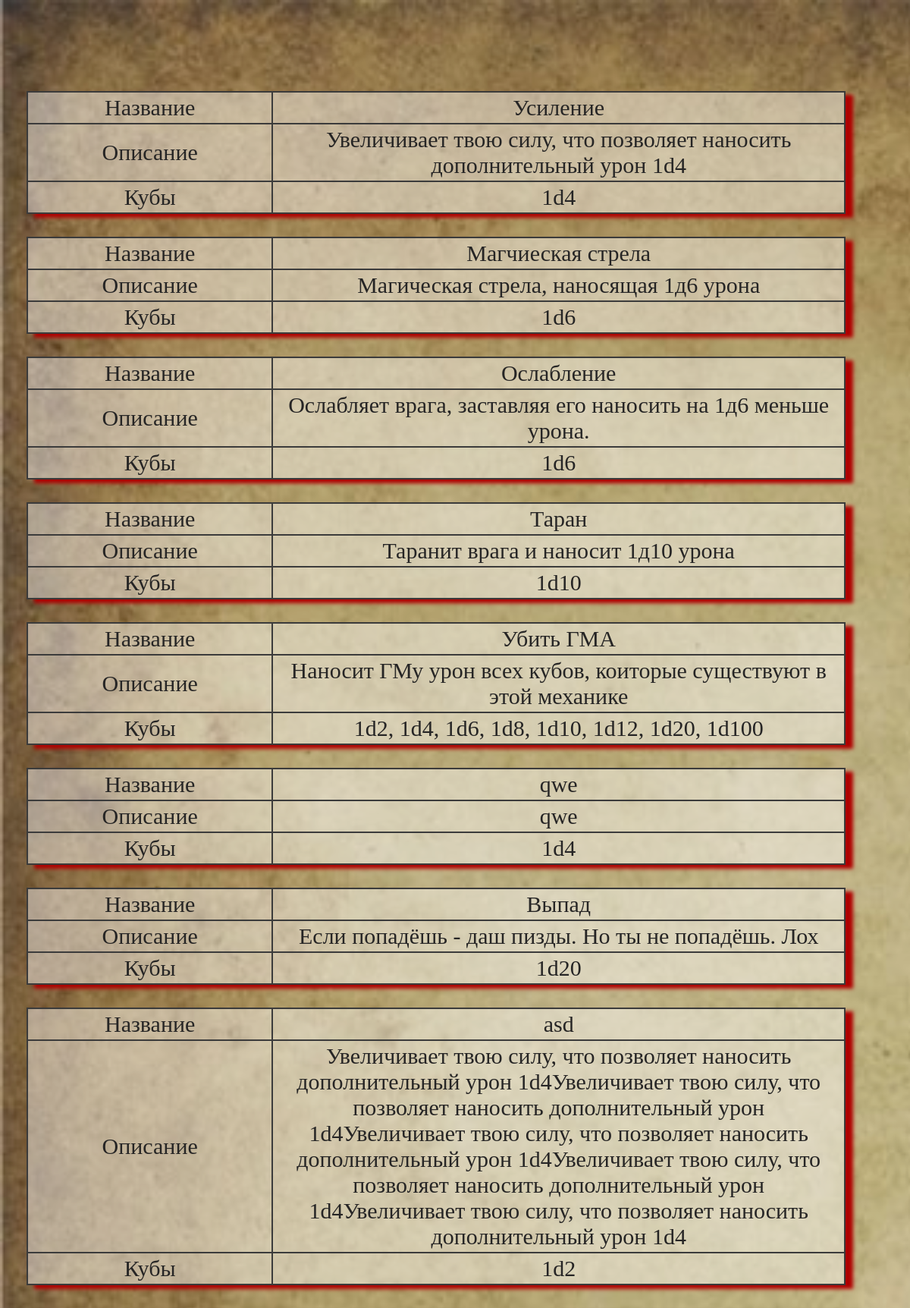
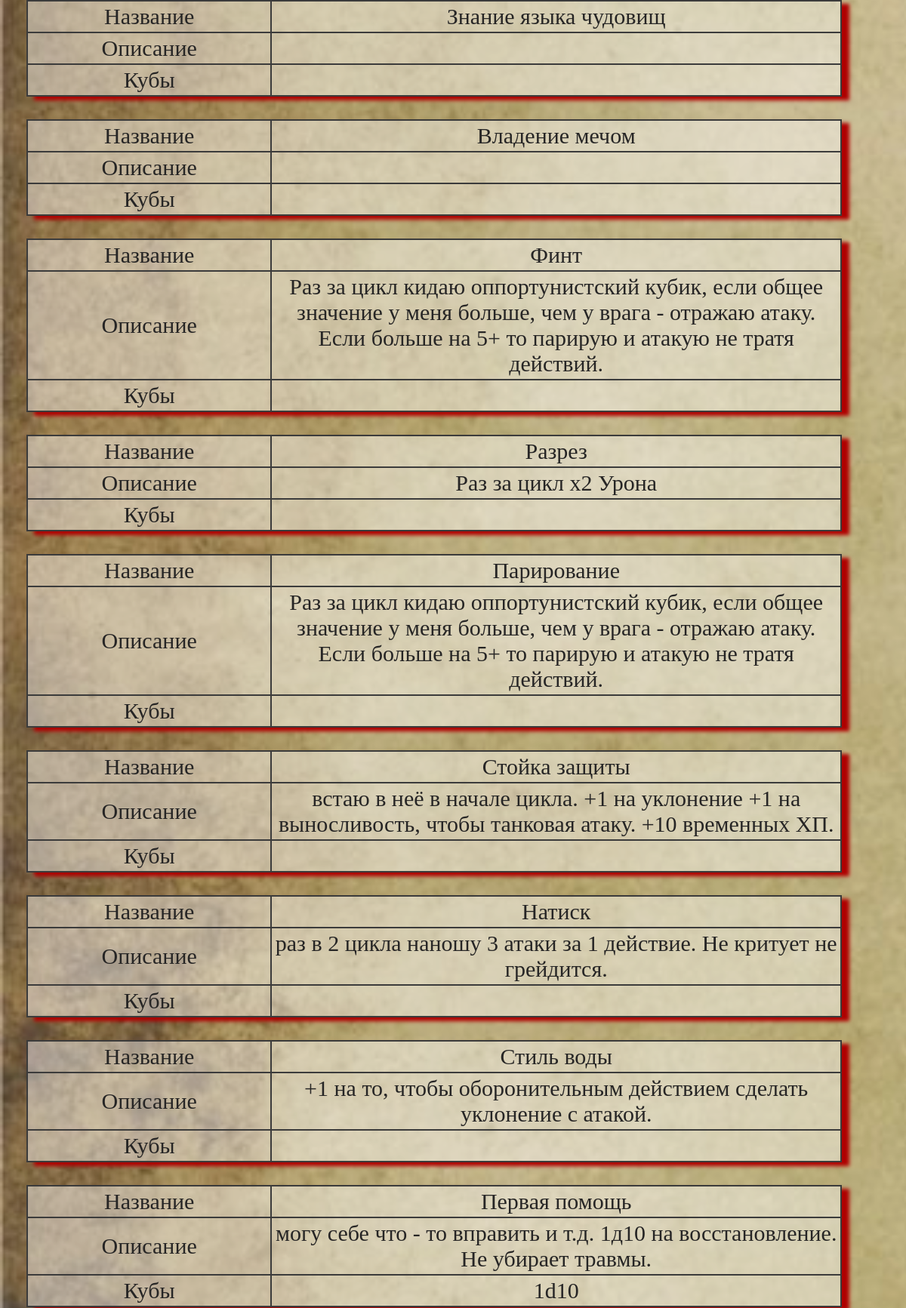
/pages/allAbilities.php (signed in, upper part), run on the app's committed database (2 pictures, top to bottom).
### tables this page shows
CREATE TABLE `abilities` (
  `id` int(11) NOT NULL,
  `userId` int(11) NOT NULL,
  `name` varchar(255) NOT NULL,
  `description` varchar(1000) DEFAULT NULL,
  `dice` varchar(255) DEFAULT NULL
);

### assets/Component/DB/DBComponent.php (called while the page is built)
<?php
abstract class DBComponent
{
    protected function getConnection() {
        return mysqli_connect('localhost', 'root', '', 'encountergenerator');
    }
}

### assets/Component/DB/DBSelect.php (called while the page is built, shortened)
<?php
include 'DBComponent.php';
class DBSelect extends DBComponent
{
    public function getUIdByLogin($login)
    {
        $sql = "SELECT id FROM users WHERE login='" . $login . "'";
        return mysqli_fetch_row(mysqli_query(parent::getConnection(), $sql))[0];
    }
    public function getAbilityByUId($userId) {
        $sql = "SELECT * FROM abilities WHERE userId=" . $userId;
        $connection = parent::getConnection();
        return $connection->query($sql);
    }
    public function getAbilitiesNum($userId) {
        $sql = "SELECT COUNT(*) FROM abilities WHERE userId=" . $userId;
        $connection = parent::getConnection();
        $sqlResult = $connection->query($sql);
        return $sqlResult->fetch_row()[0];
    }
}

### assets/Component/Renderer/AllAbilitiesRenderer.php (the view, shortened to what this page needs)
<?php
include dirname(__DIR__) . '/DB/DBSelect.php';
class AllAbilitiesRenderer
{
    public function renderItem($login) {
        $DB = new DBSelect();
        $userId = $DB->getUIdByLogin($login);
        $encounterSql = $DB->getAbilityByUId($userId);
        $counter = $DB->getAbilitiesNum($userId);
        for ($i = 0; $i < $counter; $i++) {
            $row = $encounterSql->fetch_assoc();
            unset($row['id'], $row['userId']);
            echo
            '
            <table class="pattern-table">
	            <tbody>
            ';
            foreach ($row as $key => $value) {
                if ($key == 'dice' &&  $value) {
                    if (json_last_error() === JSON_ERROR_NONE) {
                        $separator = ', ';
                        $value = implode($separator, json_decode($value));
                    }
                }
                echo
                    '
                <tr id="'. $key .'">
                    <td class="tdFirstColumn">' . ABILITY_DB_TO_REAL_TEXT[$key] .'</td>
			        <td>' . $value .'</td>
                </tr>
                ';
            }
            echo
            '
	            </tbody>
            </table>
            ';
        }
    }
}

### styles/style.css (style rules this page uses)
* { padding: 0; margin: 0; box-sizing: border-box; }
body { font-family: "Playfair Display", serif; font-size: 62.5%; overflow-x: hidden; }

### styles/tableStyles.css (style rules this page uses)
body { background-image: url("../assets/img/Backgrounds/EncounterBackground.jpg"); background-blend-mode: multiply; background-size: cover; background-attachment: fixed; background-color: rgba(213, 213, 210, 0.5); }
table.pattern-table { width: 100%; border-collapse:collapse; border-spacing:0; height: auto; margin-bottom: 30px; margin-left: 35px; }
table.pattern-table,table.pattern-table td, table.pattern-table th { border: 2px solid #3b3b3b; }
table.pattern-table td,table.pattern-table th { min-height:35px;padding: 3px; height: 35px; }
.pattern-table { box-shadow: 10px 5px 5px #af0000; background-color: rgba(255, 255, 255, 0.44); }
table.pattern-table td { font-size: 3em; text-align: center; color: #262525; }
td.tdFirstColumn { width: 30%; min-width: 30%; max-width: 30%; }

### data on the page
abilities: name "Усиление", description "Увеличивает твою силу, что позволяет наносить дополнительный урон 1d4", dice "1d4"
abilities: name "Магчиеская стрела", description "Магическая стрела, наносящая 1д6 урона", dice "1d6"
abilities: name "Ослабление", description "Ослабляет врага, заставляя его наносить на 1д6 меньше урона.", dice "1d6"
abilities: name "Таран", description "Таранит врага и наносит 1д10 урона", dice "1d10"
abilities: name "Убить ГМА", description "Наносит ГМу урон всех кубов, коиторые существуют в этой механике", dice "1d2, 1d4, 1d6, 1d8, 1d10, 1d12, 1d20, 1d100"
abilities: name "qwe", description "qwe", dice "1d4"
abilities: name "Выпад", description "Если попадёшь - даш пизды. Но ты не попадёшь. Лох", dice "1d20"
abilities: name "asd", description "Увеличивает твою силу, что позволяет наносить дополнительный урон 1d4Увеличивает твою силу, что позволяет наносить дополнительный урон 1d4Увеличивает твою силу, что позволяет наносить дополнительный урон 1d4Увеличивает твою силу, что позволяет наносить дополнительный урон 1d4Увеличивает твою силу, что позволяет наносить дополнительный урон 1d4", dice "1d2"
abilities: name "Разрез", description "Раз за цикл х2 Урона"
abilities: name "Натиск", description "раз в 2 цикла наношу 3 атаки за 1 действие. Не критует не грейдится."
abilities: name "Стиль воды", description "+1 на то, чтобы оборонительным действием сделать уклонение с атакой."
abilities: name "Первая помощь", description "могу себе что - то вправить и т.д. 1д10 на восстановление. Не убирает травмы.", dice "1d10"

### other printed values
ABILITY_DB_TO_REAL_TEXT[$key] "Название"
ABILITY_DB_TO_REAL_TEXT[$key] "Описание"
ABILITY_DB_TO_REAL_TEXT[$key] "Кубы"
$value "Знание языка чудовищ"
$value "Владение мечом"
$value "Финт"
$value "Раз за цикл кидаю оппортунистский кубик, если общее значение у меня больше, чем у врага - отражаю атаку. Если больше на 5+ то парирую и атакую не тратя действий."
$value "Парирование"
$value "Стойка защиты"
$value "встаю в неё в начале цикла. +1 на уклонение +1 на выносливость, чтобы танковая атаку. +10 временных ХП."
